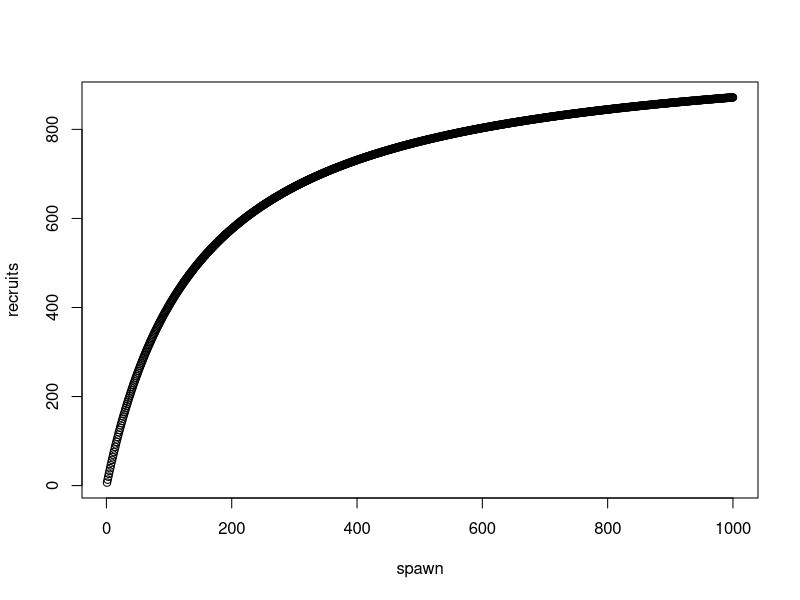
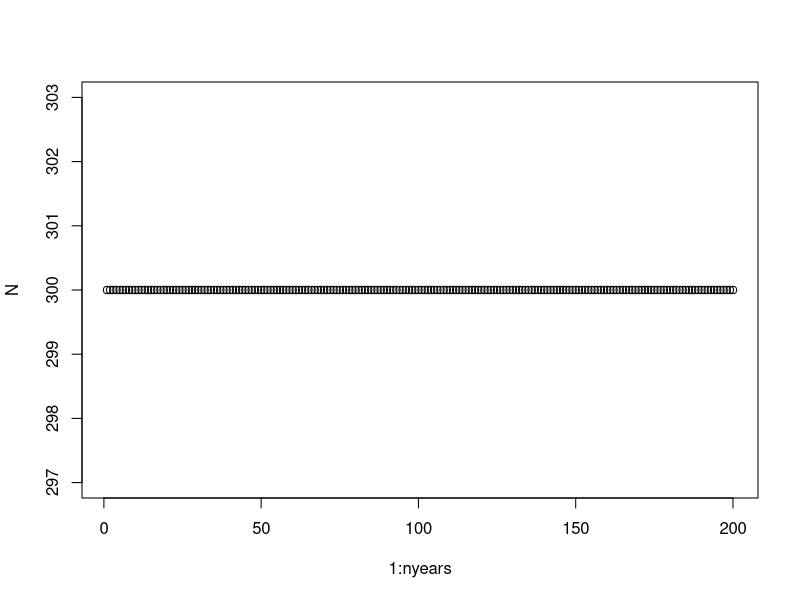

The R source for these figures, in order:

# size-structure 1
nages <- 3
M <- 0.2   # natural mortality
fishing <- 0.6

# Spawn-recruit parameters
a <- 6.8
b <- 0.0068
spawn <- 1:1000
recruits <- (a*spawn)/(1+b*spawn)
plot(spawn,recruits)

#Growth-transition matrix (females)
#All rows sum to 1
G <- matrix(c(0.05,0.95,0,
              0,0.1,0.9,
              0.25,0.75,0),
            byrow = T,
            nrow=nages)

# Growth and survival matrices
A <- G%*%exp(-M * diag(nages))
B <- G%*%exp(-M-fishing * diag(nages))

# Nums at age in present year

# Recruitment of females and nums at age next year
#FemRecNext <- 100
# NfemNext <- Nfem%*%A
# NfemNext[1] <- NfemNext[1] + FemRecNext
# NfemNext

N <- vector() #total individuals
nyears <- 200
Nfem <- c(100,100,100)
FemInit <- Nfem
N[1] <- sum(FemInit)

for(y in 2:nyears){
  NfemNext <- Nfem%*%G
  print(NfemNext)
  S <- Nfem[nages]      # Spawners
  FemRecNext <- (a*S)/(1+b*S)
  
  #NfemNext[1] <- NfemNext[1] + FemRecNext # Recruitment
  
  Nfem <- NfemNext
  N[y] <- sum(Nfem)
}

plot(1:nyears,N)
# Apply fishing mortality
